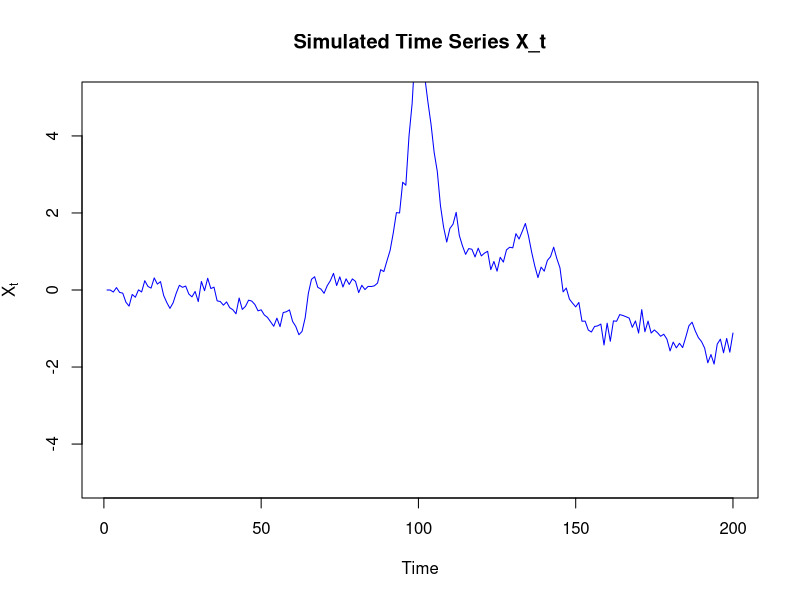
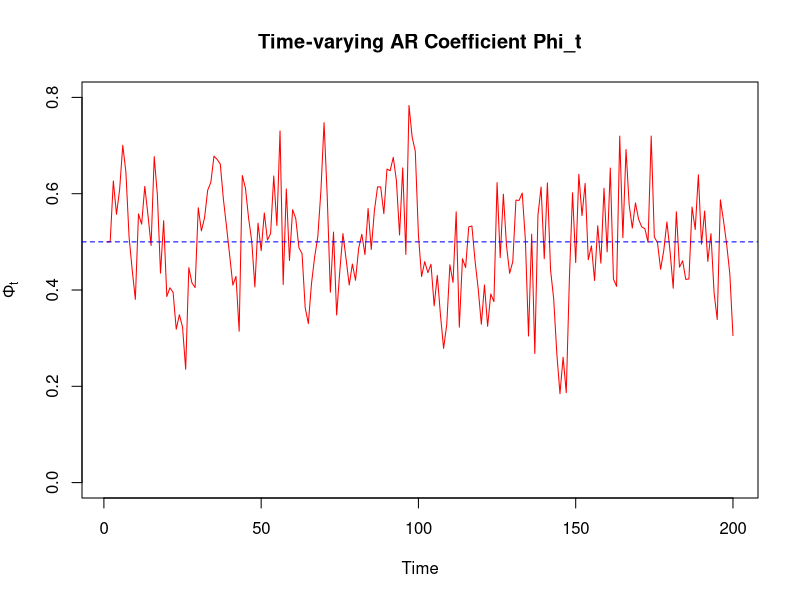
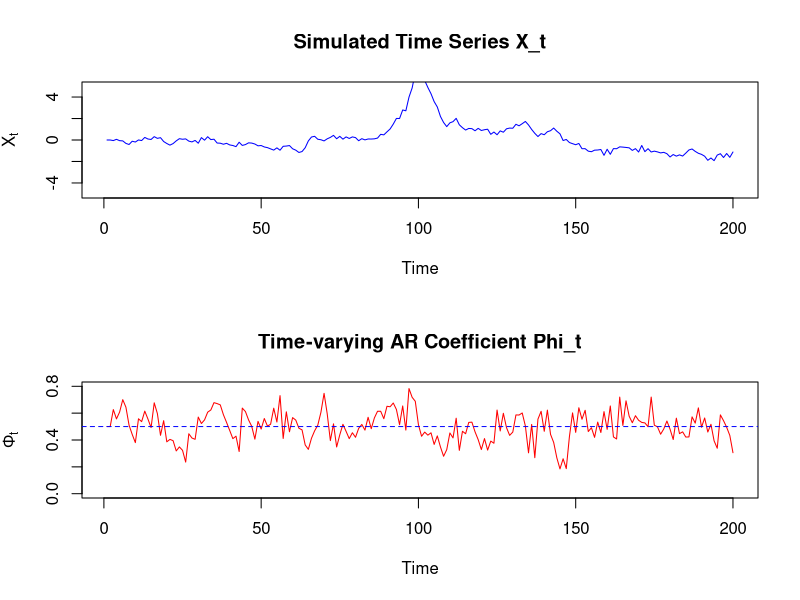
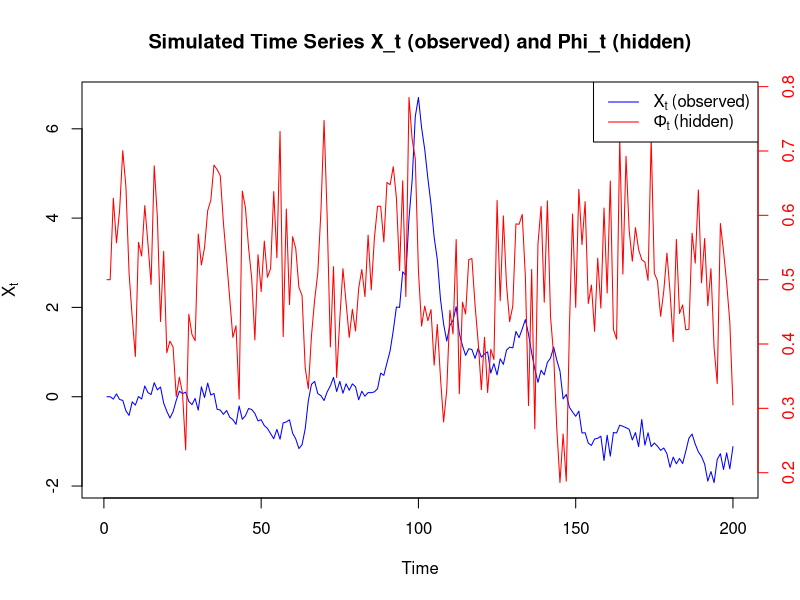

These charts were generated, in order, by the following R code:
# Parameters for the AR(2)-ARMA(2,2) model
phi1 <- 0.1          # First AR coefficient for Phi_t
phi2 <- 0.2         # Second AR coefficient for Phi_t
theta1 <- 0.3        # First MA coefficient
theta2 <- 0.4        # Second MA coefficient
mu <- 0.5            # Mean of Phi_t
sigma_zeta <- 0.1    # Standard deviation of zeta_t
sigma_epsilon <- 0.2 # Standard deviation of epsilon_t

# Number of observations
N <- 200             # Length of the time series

# Pre-allocate vectors
Phi <- numeric(N)
X <- numeric(N)
epsilon <- numeric(N)

# Initial values
Phi[1] <- mu
Phi[2] <- mu
X[1] <- 0
X[2] <- 0
epsilon[1] <- 0
epsilon[2] <- 0

# Compute delta
delta <- mu * (1 - phi1 - phi2)
delta
set.seed(123)  # For reproducibility

# Generate noise terms
zeta <- rnorm(N, mean = 0, sd = sigma_zeta)         # State noise for Phi_t
epsilon_t <- rnorm(N, mean = 0, sd = sigma_epsilon)  # Observation noise

# Simulate the time series
for (t in 3:N) {
  # Update Phi_t with AR(2)-ARMA(2,2) structure
  Phi[t] <- delta + phi1 * Phi[t - 1] + phi2 * Phi[t - 2] +
    zeta[t] + theta1 * zeta[t - 1] + theta2 * zeta[t - 2]
  
  # Update X_t with AR(2)-MA(2) structure
  X[t] <- Phi[t] * X[t - 1] + Phi[t - 1] * X[t - 2] +
    theta1 * epsilon[t - 1] + theta2 * epsilon[t - 2] + epsilon_t[t]
  
  # Store epsilon_t for use in the next iteration
  epsilon[t] <- epsilon_t[t]
}

# Plot X_t
par(mfrow = c(1, 1))
plot(X, type = 'l', col = 'blue', main = 'Simulated Time Series X_t', ylab = expression(X[t]), xlab = 'Time', ylim=c(-5, 5))

# Plot Phi_t
par(mfrow = c(1, 1))
plot(Phi, type = 'l', col = 'red', main = 'Time-varying AR Coefficient Phi_t', ylab = expression(Phi[t]), xlab = 'Time', ylim=c(0, 0.8))
abline(h = mu, col = 'blue', lty = 2, lwd = 1)

# Combined plot of X_t and Phi_t
par(mfrow = c(2, 1))
plot(X, type = 'l', col = 'blue', main = 'Simulated Time Series X_t', ylab = expression(X[t]), xlab = 'Time', ylim=c(-5, 5))
plot(Phi, type = 'l', col = 'red', main = 'Time-varying AR Coefficient Phi_t', ylab = expression(Phi[t]), xlab = 'Time', ylim=c(0, 0.8))
abline(h = mu, col = 'blue', lty = 2, lwd = 1)




# Combined plot of X_t and Phi_t with dual y-axes

par(mfrow = c(1, 1))

# Plot X_t with its own y-axis (left axis)
plot(X, type = 'l', col = 'blue', main = 'Simulated Time Series X_t (observed) and Phi_t (hidden)',
     ylab = expression(X[t]), xlab = 'Time', ylim = c(min(X), max(X)))

# Add Phi_t on a secondary y-axis (right axis)
par(new = TRUE)
plot(Phi, type = 'l', col = 'red', axes = FALSE, xlab = '', ylab = '',
     ylim = c(min(Phi), max(Phi)))

# Add right y-axis for Phi_t
axis(4, col = 'red', col.axis = 'red')
mtext(expression(Phi[t]), side = 4, line = 3, col = 'red')

# Add legend to differentiate the lines
legend("topright",
       legend = c(bquote(X[t] ~ "(observed)"), bquote(Phi[t] ~ "(hidden)")),
       col = c("blue", "red"),
       lty = 1)

